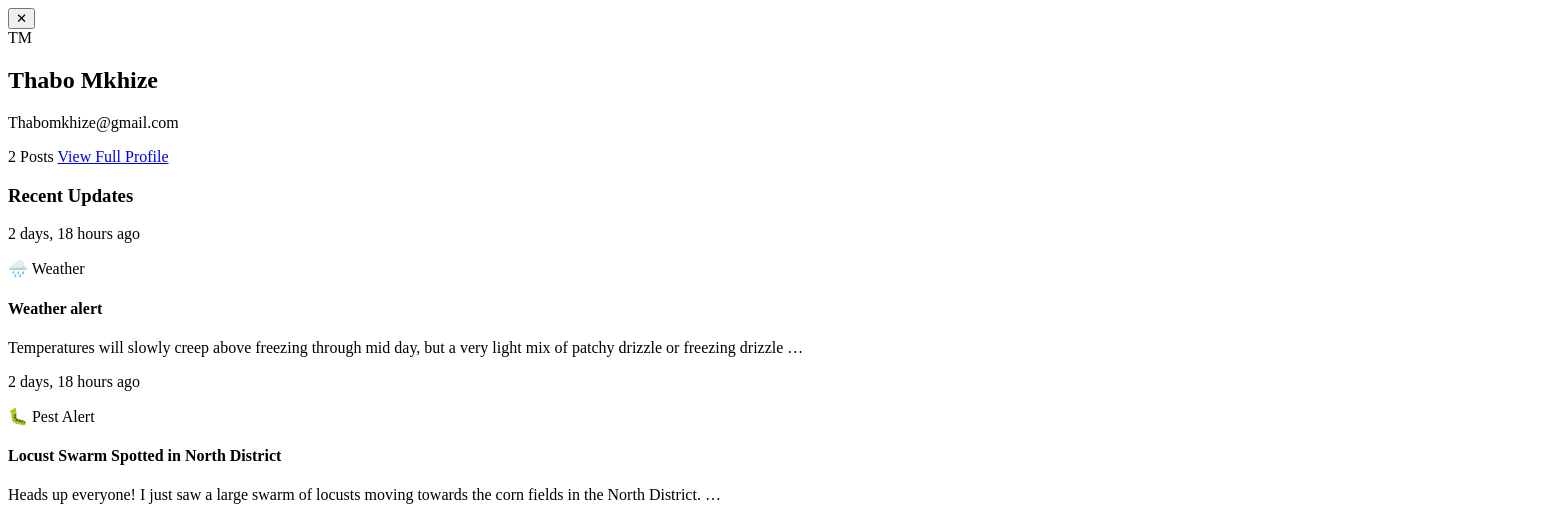
The app's page /profile-modal/5/, older data.
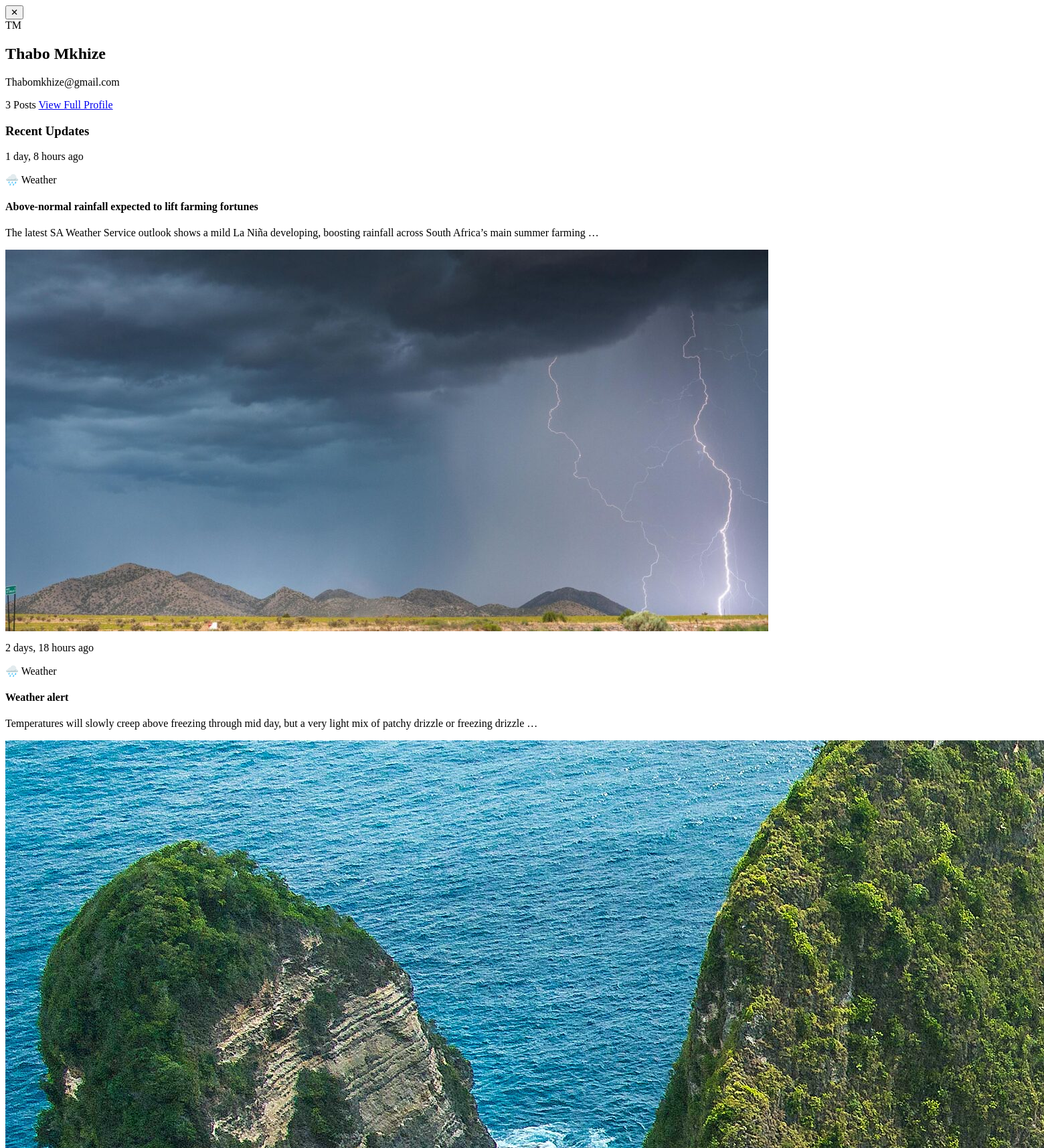
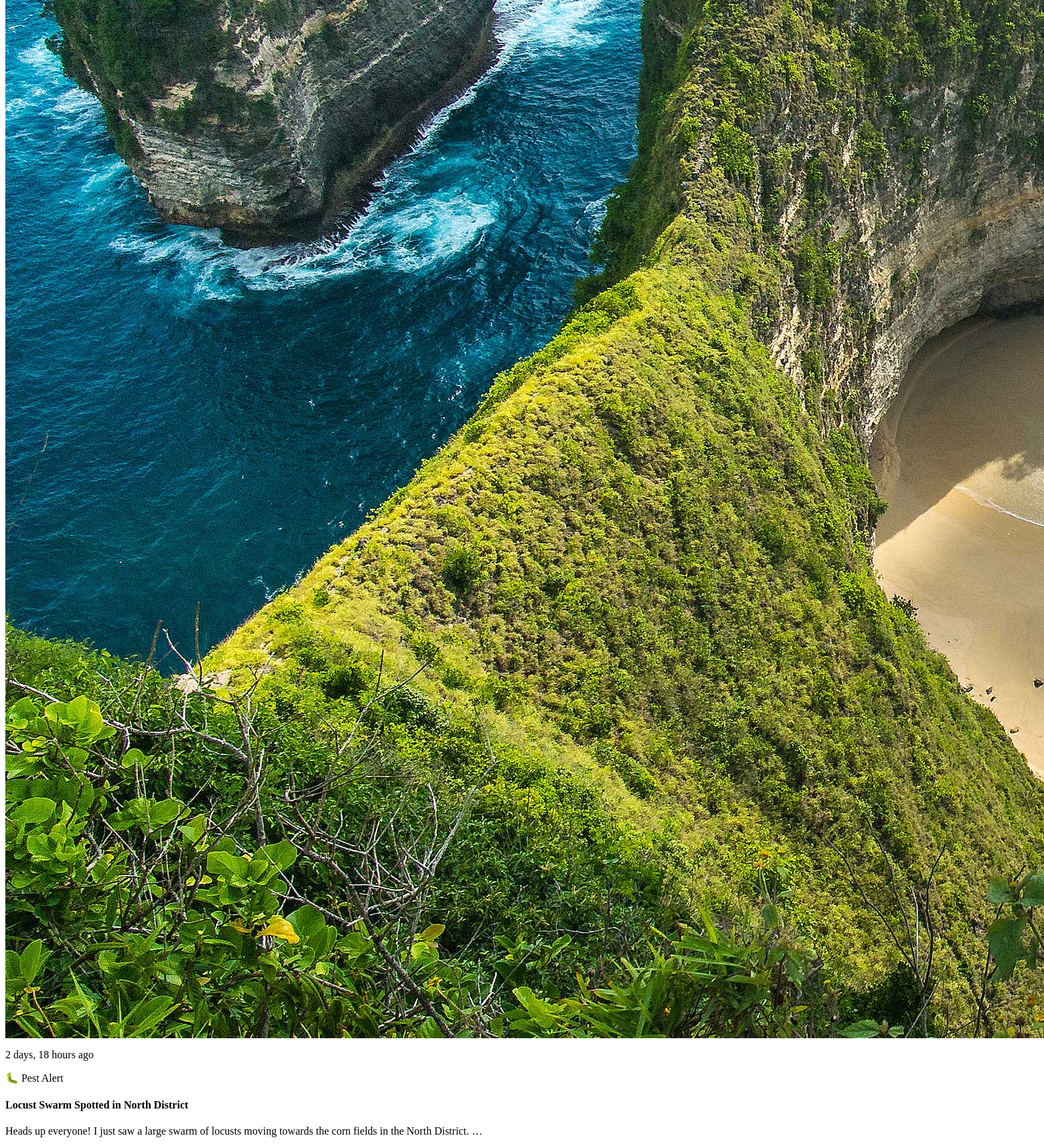
The same page, newer data (2 pictures, top to bottom).
### core/models.py (models this page shows, shortened)
class FieldUpdate(models.Model):
    CATEGORY_CHOICES = [
        ('pest_alert', 'Pest Alert'),
        ('weather', 'Weather Observation'),
        ('crop_condition', 'Crop Condition'),
        ('fertilizer', 'Fertilizer Tip'),
        ('general', 'General Insight'),
    ]
    author = models.ForeignKey(
        User,
        on_delete=models.CASCADE,
        related_name='field_updates'
    )
    title = models.CharField(max_length=200)
    message = models.TextField()
    category = models.CharField(
        max_length=20,
        choices=CATEGORY_CHOICES
    )
    image = models.ImageField(
        upload_to='post_images/',
        blank=True,
        null=True
    )
    created_at = models.DateTimeField(auto_now_add=True)

### core/views.py (the view)
# urls.py: path('profile-modal/<int:pk>/', views.profile_modal, name='profile_modal'),
def profile_modal(request, pk):
    from django.contrib.auth.models import User
    profile_user = get_object_or_404(User, pk=pk)
    posts = FieldUpdate.objects.filter(author=profile_user).order_by('-created_at')
    return render(request, 'core/profile_modal.html', {
        'profile_user': profile_user,
        'posts': posts,
    })

### core/templates/core/profile_modal.html (shortened to what this page needs)
<div class="fixed inset-0 bg-black/50 z-50 flex items-center justify-center" onclick="document.getElementById('modal-container').innerHTML=''; document.body.style.overflow='';">
  <div class="bg-white rounded-xl shadow-xl w-full max-w-lg mx-4 overflow-hidden" onclick="event.stopPropagation()">
    <div class="h-24 bg-gradient-to-r from-green-700 to-green-900 relative">
      <button onclick="document.getElementById('modal-container').innerHTML=''; document.body.style.overflow='';"
        class="absolute top-3 right-3 text-white hover:text-green-200 text-lg">✕</button>
      <div class="absolute -bottom-8 left-6">
        <div class="w-16 h-16 bg-green-600 rounded-full flex items-center justify-center text-white font-bold text-xl border-4 border-white">
          {{ profile_user.first_name|first|upper }}{{ profile_user.last_name|first|upper }}
        </div>
      </div>
    </div>
    <div class="px-6 pt-10 pb-6">
      <h2 class="text-xl font-bold text-gray-800">{{ profile_user.get_full_name }}</h2>
      <p class="text-sm text-gray-400 mb-1">{{ profile_user.email }}</p>
      <span class="text-xs text-green-700 bg-green-50 border border-green-200 px-3 py-1 rounded-full">
        {{ posts.count }} Posts
      </span>
      <a href="{% url 'profile' profile_user.pk %}" class="block mt-4 text-center bg-green-600 hover:bg-green-500 text-white text-sm font-semibold py-2 rounded-lg transition">
        View Full Profile
      </a>
    </div>
    <div class="border-t border-gray-100 px-6 py-4 max-h-72 overflow-y-auto">
      <h3 class="text-sm font-bold text-gray-700 mb-3">Recent Updates</h3>
      {% for post in posts %}
      <div class="mb-4 pb-4 border-b border-gray-100 last:border-0">
        <div class="flex items-center justify-between mb-1">
          <p class="text-xs text-gray-400">{{ post.created_at|timesince }} ago</p>
          {% if post.category == 'pest_alert' %}
            <span class="text-xs px-2 py-0.5 rounded-full bg-red-50 text-red-600 border border-red-200">🐛 Pest Alert</span>
          {% elif post.category == 'weather' %}
            <span class="text-xs px-2 py-0.5 rounded-full bg-blue-50 text-blue-600 border border-blue-200">🌧️ Weather</span>
          {% elif post.category == 'crop_condition' %}
            <span class="text-xs px-2 py-0.5 rounded-full bg-green-50 text-green-700 border border-green-200">🌿 Crop Condition</span>
          {% elif post.category == 'fertilizer' %}
            <span class="text-xs px-2 py-0.5 rounded-full bg-yellow-50 text-yellow-700 border border-yellow-200">🌱 Fertilizer</span>
          {% else %}
            <span class="text-xs px-2 py-0.5 rounded-full bg-gray-50 text-gray-600 border border-gray-200">💬 General</span>
          {% endif %}
        </div>
        <h4 class="text-sm font-semibold text-gray-800">{{ post.title }}</h4>
        <p class="text-xs text-gray-500 mt-1">{{ post.message|truncatewords:20 }}</p>
        {% if post.image %}
          <img src="{{ post.image.url }}" alt="{{ post.title }}" class="w-full h-28 object-cover rounded-lg mt-2"/>
        {% endif %}
      </div>
      {% empty %}
        <p class="text-sm text-gray-400">No posts yet.</p>
      {% endfor %}
    </div>
  </div>
</div>

Row changes from the older to the newer data that the page shows:
added FieldUpdate: created_at "1 day, 8 hours", category "🌧️ Weather", title "Above-normal rainfall expected to lift farming fortunes", message "The latest SA Weather Service outlook shows a mild La Niña developing, boosting rainfall across South Africa’s main summer farming …", image (picture)
changed FieldUpdate "Weather alert": image: picture added
Text that changed along with them:
{{ posts.count }}: "2" → "3"
